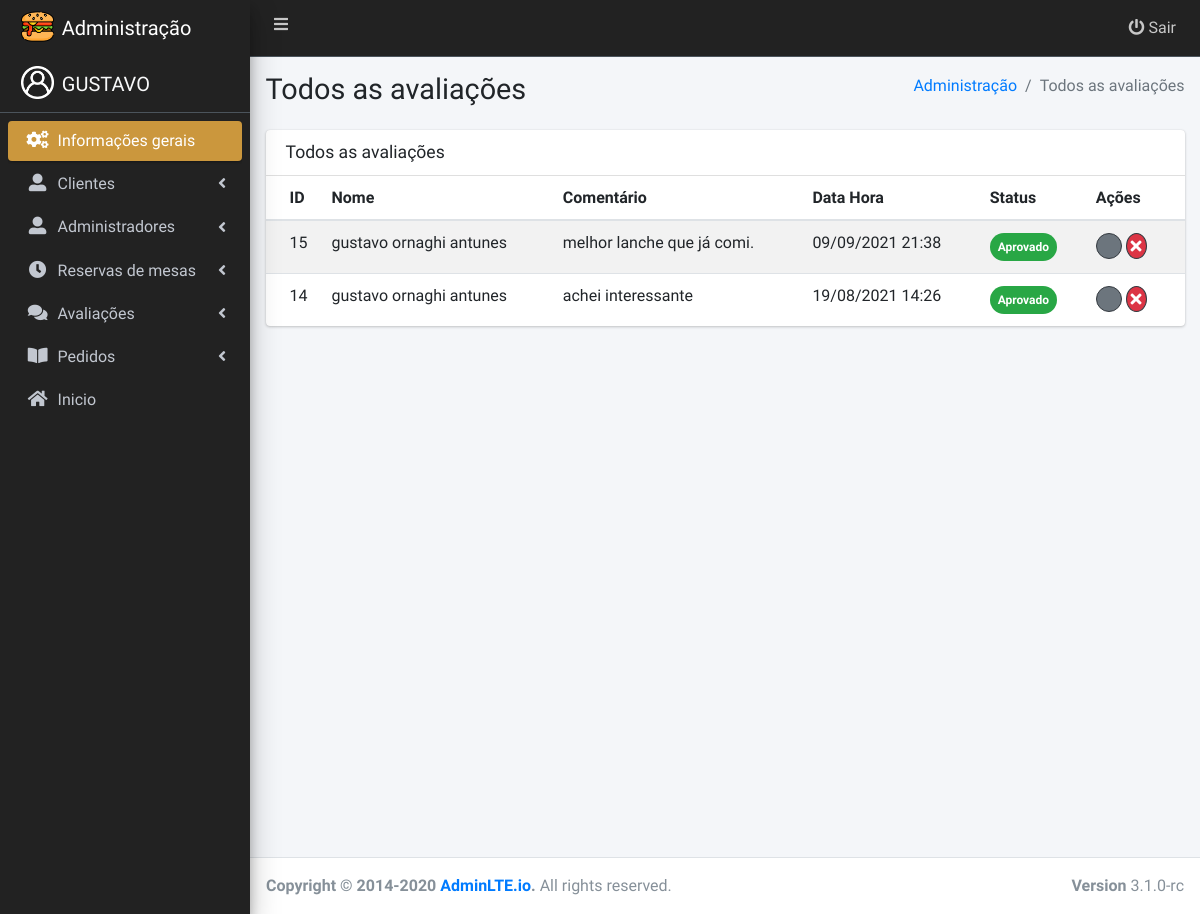
The app's page /view/admin/avaliacaoTotal.php (signed in) with its own data.
### tables this page shows
CREATE TABLE IF NOT EXISTS `usuario` (
  `id` int(11) NOT NULL AUTO_INCREMENT,
  `nome` varchar(45) NOT NULL,
  `email` varchar(45) NOT NULL,
  `senha` varchar(45) NOT NULL,
  `telefone` varchar(45) NOT NULL,
  PRIMARY KEY (`id`)
);

CREATE TABLE IF NOT EXISTS `avaliacao` (
  `id` int(11) NOT NULL AUTO_INCREMENT,
  `id_usuario` int(11) NOT NULL,
  `comentario` varchar(50) NOT NULL DEFAULT '',
  `status` varchar(50) NOT NULL DEFAULT '',
  `datahora` varchar(50) NOT NULL DEFAULT '',
  `estrela` int(11) DEFAULT NULL,
  PRIMARY KEY (`id`),
  KEY `FK1_idUsuario` (`id_usuario`)
);

### model/Usuario.php (called while the page is built, shortened)
<?php
class Usuario{
    public function ListarLogado($id) {
        $sql = "SELECT * FROM usuario where id = '$id'";
        $conexao = new PDO('mysql:host=127.0.0.1;dbname=lanchonete2', 'root', '');
        $resultado = $conexao->query($sql);
        $lista = $resultado->fetch();
        return $lista;
    }
}
?>

### model/Avaliacao.php (called while the page is built, shortened)
<?php
	class Avaliacao{
		public function listar(){
			$sql = "SELECT avaliacao.id, avaliacao.status, avaliacao.datahora, usuario.nome, avaliacao.comentario, avaliacao.estrela
			FROM avaliacao INNER JOIN usuario ON usuario.id = avaliacao.id_usuario";
			$conexao = new PDO('mysql:host=127.0.0.1;dbname=lanchonete2', 'root', '');
			$resultado = $conexao->query($sql);
			$lista = $resultado->fetchAll();
			return $lista;
		}
	}

### view/admin/avaliacaoTotal.php (the view, shortened to what this page needs)
<?php require_once '../../model/Avaliacao.php';
$avaliacao = new Avaliacao();
$lista = $avaliacao->listar();
$logado = $_SESSION['usuario_logado'];
if ($logado == 1) {
?>
<head>
  <link rel="stylesheet" href="https://pro.fontawesome.com/releases/v5.2.0/css/all.css">
  <link rel="stylesheet" href="https://static.fontawesome.com/css/fontawesome-app.css">
  <link rel="stylesheet" href="dist/css/adminlte.min.css">
</head>
<body class="hold-transition sidebar-mini">
<div class="wrapper">
  <?php
    include("layout/navbar.php");
  ?>
  <?php
    include("layout/sidebar.php");
  ?>
  <div class="content-wrapper">
    <section class="content-header">
      <div class="container-fluid">
        <div class="row mb-2">
          <div class="col-sm-6">
            <h1>Todos as avaliações</h1>
          </div>
          <div class="col-sm-6">
            <ol class="breadcrumb float-sm-right">
              <li class="breadcrumb-item"><a href="index.php">Administração</a></li>
              <li class="breadcrumb-item active">Todos as avaliações</li>
            </ol>
          </div>
        </div>
      </div>
    </section>
    <section class="content">
      <div class="container-fluid">
        <div class="row">
          <div class="col-md-12">
            <div class="card">
              <div class="card-header">
                <h3 class="card-title">Todos as avaliações</h3>
              </div>
              <div class="card-body p-0">
                <table class="table table-striped">
                  <thead>
                    <tr>
                      <th style="width: 10px">ID</th>
                      <th>Nome</th>
                      <th>Comentário</th>
                      <th>Data Hora</th>
                      <th>Status</th>
                      <th>Ações</th>
                    </tr>
                  </thead>
                  <tbody>
                    <?php foreach ($lista as $linha): ?>
                    <tr>
                      <td> <?php echo $linha['id'] ?> </td>
                      <td> <?php echo $linha['nome'] ?> </td>
                      <td> <?php echo $linha['comentario'] ?> </td>
                      <td> <?php echo $linha['datahora'] ?> </td>
                      <?php if ($linha['status'] == "Pendente") { ?>
                        <td>
                          <span class="teste badge badge-pill bg-warning p-2">
                            <?php echo $linha['status'] ?>
                          </span>
                        </td>
                      <?php } else { ?>
                        <td>
                          <span class="teste badge badge-pill bg-success p-2">
                            <?php echo $linha['status'] ?>
                          </span>
                        </td>
                      <?php } ?>
                      <td>
                      <?php if ($linha['status'] == "Pendente") { ?>
                        <a href="#"  data-toggle="modal" data-target="#aprovarAvaliacao<?php echo $linha['id'] ?>"><i class="taman far fa-check text-light bg-success rounded-circle border border-dark p-1"></i></a>
                        <a href="#"  data-toggle="modal" data-target="#excluirAvaliacao<?php echo $linha['id'] ?>"><i class="taman fas fa-times text-light text-center bg-danger rounded-circle border border-dark p-1"></i></a>
                      <?php } else { ?>
                        <i class="taman far fa-check text-light bg-secondary rounded-circle border border-dark p-1"></i>
                        <a href="#" data-toggle="modal" data-target="#excluirAvaliacao<?php echo $linha['id'] ?>"><i class="taman fas fa-times text-light text-center bg-danger rounded-circle border border-dark p-1"></i></a>
                      <?php } ?>
                      </td>
                    </tr>
                    <?php endforeach ?>
                  </tbody>
                </table>
              </div>
            </div>
          </div>
        </div>
      </div>
    </section>
  </div>
  <footer class="main-footer">
    <div class="float-right d-none d-sm-block">
      <b>Version</b> 3.1.0-rc
    </div>
    <strong>Copyright &copy; 2014-2020 <a href="https://adminlte.io">AdminLTE.io</a>.</strong> All rights reserved.
  </footer>
</div>
</body>
<?php } else { header('Location: ../usuario-nao-logado.php'); } ?>

### view/admin/layout/sidebar.php (shortened to what this page needs)
 <?php
    require_once '../../model/Usuario.php';
    $usuarioLogado = new Usuario();
    $usuario = $usuarioLogado->ListarLogado($_SESSION['id_usuario']);
 ?>
<aside class="main-sidebar sidebar-dark-primary elevation-4">
    <a href="index.php" class="brand-link border-0">
      <img src="../assets/img/favicon1.png" alt="AdminLTE Logo" class="brand-image">
      <span class="brand-text font-weight-light">Administração</span>
    </a>
    <a href="#" class="brand-link">
      <img src="dist/img/perfil.png" alt="AdminLTE Logo" class="brand-image">
      <span class="brand-text text-light text-uppercase"><?php echo explode(" ", $usuario['nome'])[0] ?></span>
    </a>
    <div class="sidebar">
      <nav class="mt-2">
        <ul class="nav nav-pills nav-sidebar flex-column" data-widget="treeview" role="menu" data-accordion="false">
          <li class="nav-item">
              <a href="./index.php" class="nav-link active">
                <i class="fas fa-cogs nav-icon"></i>
                <p>Informações gerais</p>
              </a>
          </li>
          <li class="nav-item">
            <a href="#" class="nav-link">
              <i class="nav-icon fas fa-user-alt"></i>
              <p>
                Clientes
                <i class="fas fa-angle-left right"></i>
              </p>
            </a>
          </li>
          <li class="nav-item">
            <a href="#" class="nav-link">
              <i class="nav-icon fas fa-user-alt"></i>
              <p>
                Administradores
                <i class="fas fa-angle-left right"></i>
              </p>
            </a>
          </li>
          <li class="nav-item">
            <a href="#" class="nav-link">
              <i class="nav-icon fas fa-clock"></i>
              <p>
                Reservas de mesas
                <i class="fas fa-angle-left right"></i>
              </p>
            </a>
          </li>
          <li class="nav-item">
            <a href="#" class="nav-link">
              <i class="nav-icon fas fa-comments"></i>
              <p>
                Avaliações
                <i class="fas fa-angle-left right"></i>
              </p>
            </a>
          </li>
          <li class="nav-item">
            <a href="#" class="nav-link">
              <i class="nav-icon fas fa-book-open"></i>
              <p>
                Pedidos
                <i class="fas fa-angle-left right"></i>
              </p>
            </a>
          </li>
          <li class="nav-item">
            <a href="../" class="nav-link">
              <i class="nav-icon fas fa-home"></i>
              <p>
                Inicio
              </p>
            </a>
          </li>
      </nav>
    </div>
  </aside>

### records on screen
usuario: nome "GUSTAVO"
avaliacao: id "15", id_usuario.nome "gustavo ornaghi antunes", comentario "melhor lanche que já comi.", datahora "09/09/2021 21:38", status "Aprovado"
avaliacao: id "14", id_usuario.nome "gustavo ornaghi antunes", comentario "achei interessante", datahora "19/08/2021 14:26", status "Aprovado"
